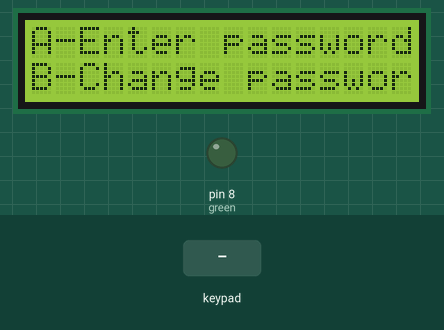
Recording of a sketch running on a simulated Arduino Uno, built with avr-gcc and run on an emulated ATmega328P. Shown: 16×2 character LCD, output pins drawn as LEDs (lit = HIGH). The inputs (shaded band) are chosen by the test bench.

Above: at 1.2 s.
1.3 s: key 'A' pressed
At 2.0 s:
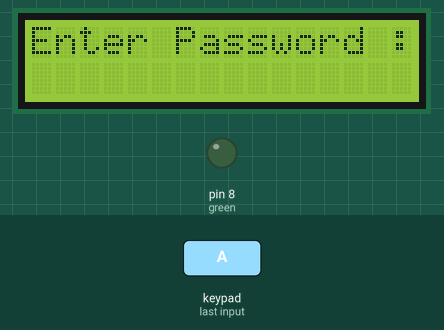
2.8 s: keypad keys 1 2 3 4 5 6 pressed 0.4 s apart
At 6.1 s:
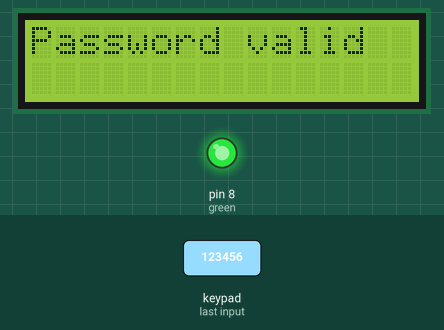
7.8 s: key 'B' pressed
At 8.1 s:
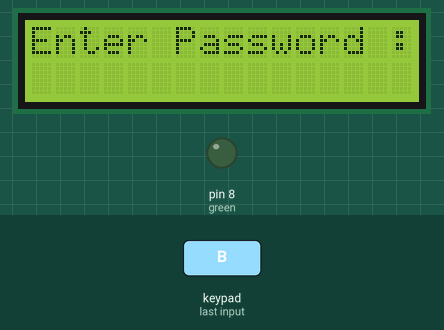
9.3 s: keypad keys 1 3 9 7 2 2 # pressed 0.4 s apart
At 14.0 s:
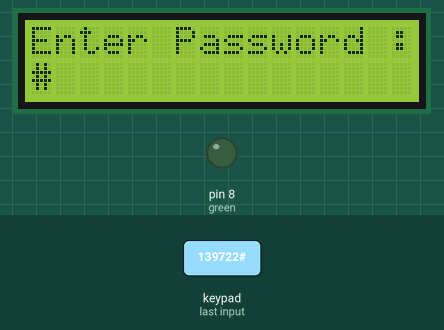
14.3 s: key 'C' pressed
At 15.3 s:
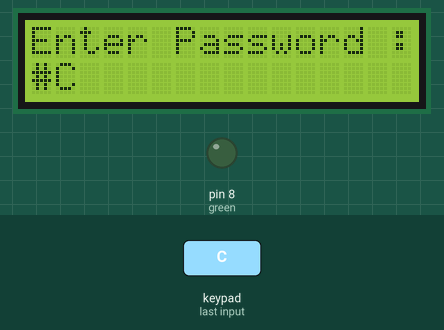
15.8 s: keypad keys 1 2 3 4 5 6 * pressed 0.4 s apart
At 20.3 s:
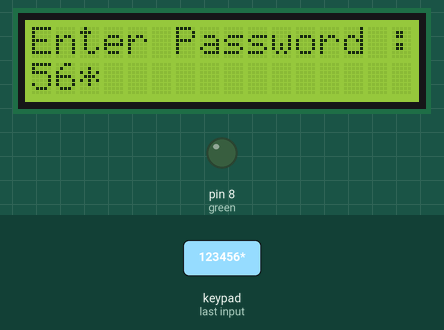
Timing chart, 0 to 21.3 s (numbered marks = the images above; inputs shaded):
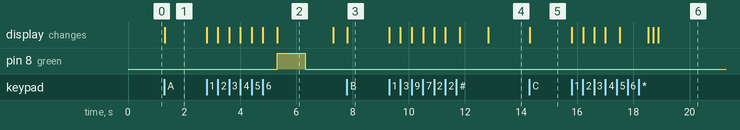

The sketch:

keypad.ino
```cpp
#include <Keypad.h>
#include <LiquidCrystal.h>

LiquidCrystal lcd(12, 11, 5, 4, 3, 2);

const byte numRows= 4; //number of rows on the keypad
const byte numCols= 4; //number of columns on the keypad

//keymap defines the key pressed according to the row and columns just as appears on the keypad
char keymap[numRows][numCols]=
{
{'1', '2', '3', 'A'},
{'4', '5', '6', 'B'},
{'7', '8', '9', 'C'},
{'*', '0', '#', 'D'}
};
int x=0,password_attempt=0;
const int green = 8;
int piezoStatus = LOW;
char password[6] = {'1', '2', '3', '4', '5', '6'};

//Code that shows the the keypad connections to the arduino terminals
byte rowPins[numRows] = {A3,A2,A1,A0}; //Rows 0 to 3
byte colPins[numCols]= {A5,A4,7,6}; //Columns 0 to 3

//initializes an instance of the Keypad class
Keypad myKeypad= Keypad(makeKeymap(keymap), rowPins, colPins, numRows, numCols);

void setup()
{
Serial.begin(9600);
 pinMode(A0, INPUT_PULLUP);
digitalWrite(A0, HIGH);

pinMode(A1, INPUT_PULLUP);
digitalWrite(A1, HIGH);

pinMode(A2, INPUT_PULLUP);
digitalWrite(A2, HIGH);

pinMode(A3, INPUT_PULLUP);
digitalWrite(A3, HIGH);

pinMode(A4, INPUT_PULLUP);
digitalWrite(A4, HIGH);

pinMode(A5, INPUT_PULLUP);
digitalWrite(A5, HIGH);

pinMode(green, OUTPUT);

lcd.begin(16, 2);
lcd.setCursor(0, 0);
lcd.print("A-Enter password.");
lcd.setCursor(0, 1);
  // Print a message to the LCD.
lcd.print("B-Change password.");

}

//If key is pressed, this key is stored in 'keypressed' variable
//If key is not equal to 'NO_KEY', then this key is printed out
//if count=17, then count is reset back to 0 (this means no key is pressed during the whole keypad scan process
void loop()
{

char keypressed = myKeypad.getKey();
if (keypressed == 'A'){
 boolean pw_correct = enter_password();
 if(pw_correct){
  digitalWrite(green, HIGH);
  delay(1000);
  digitalWrite(green, LOW);
  menu(1000);}
  }
else if (keypressed == 'B'){
  boolean change_pw = change_password();
  }

}


void clear_display(int time){ //clear display with delay time
  delay(time);
  lcd.clear();
}

void menu(int time){     //go to menu with delay time and clear display
  password_attempt=0; //set password attemted to 0
  clear_display(time);
  lcd.setCursor(0, 0);
lcd.print("A-Enter password.");
lcd.setCursor(0, 1);
  // Print a message to the LCD.
lcd.print("B-Change password.");
  }

boolean enter_password(){
  password_attempt++;
  if(password_attempt>3){
    wrong_password();
    return false;
    }
   else{
   boolean pw_correct = true;
  clear_display(0);
  lcd.setCursor(0, 0);
  lcd.print("Enter Password : ");
  char pw[6];
  int y=0;

  while(1&&y!=6){
  pw[y] = myKeypad.getKey();
  if(pw[y]!=NO_KEY){
  lcd.setCursor(y, 1);
  lcd.print(pw[y]);
  y++;
  }
  }
  for(int x=0;x<6;x++){
    if(pw[x]!=password[x]){
      pw_correct = false;
      break;
      }
    }

  if(pw_correct){
    //digitalWrite(green, HIGH);    
  clear_display(500);
  lcd.setCursor(0, 0);
  lcd.print("Password valid");
  //digitalWrite(green, LOW);    
    }
  if(!pw_correct){
  //digitalWrite(red, HIGH);    
  clear_display(500);
  lcd.setCursor(0, 0);
  lcd.print("Password invalid");
  clear_display(1000);
 // digitalWrite(red, LOW);    
  pw_correct = enter_password();
    }
  return pw_correct;
  }
}

void wrong_password(){
  clear_display(500);
  lcd.setCursor(0, 0);
  lcd.print("Yoy entered password 3 times incorrectly!");
  delay(500);
  for (int positionCounter = 0; positionCounter < 25; positionCounter++) {
    lcd.scrollDisplayLeft();
    delay(300);}
menu(1000);
  }

boolean change_password(){
  boolean pw_correct = enter_password();
  boolean change_pw = true;
  if(pw_correct){

  clear_display(0);
  lcd.setCursor(0, 0);
  lcd.print("New Password : ");
  int y=0;


  while(1&&y!=6){
  password[y] = myKeypad.getKey();
  if(password[y]!=NO_KEY){
  lcd.setCursor(y, 1);
  lcd.print(password[y]);
  y++;
  }
  }
  }
  clear_display(500);
  lcd.setCursor(0, 0);
  lcd.print("New PassWord is :");
  lcd.setCursor(0, 1);
  for (int positionCounter = 0; positionCounter < 6; positionCounter++) {
    lcd.setCursor(positionCounter, 1);
    lcd.print(password[positionCounter]);
    }
   delay(1000);
   menu(0);
  }
```

Measured:
- after the input at 1.3 s, the display: changes at once (image 1)
- after the input at 2.8 s, pin 8 (green): LOW → HIGH after 2.5 s, → LOW 1.0 s later; the display: first changes at once (image 2 shows a later state)
- after the input at 7.8 s, the display: changes at once (image 3)
- after the input at 9.3 s, the display: first changes at once (image 4 shows a later state)
- after the input at 14.3 s, the display: changes at once (image 5)
- after the input at 15.8 s, the display: first changes at once (image 6 shows a later state)
- what the display in image 2 shows lasts 2.0 s, from 5.3 s to 7.3 s
